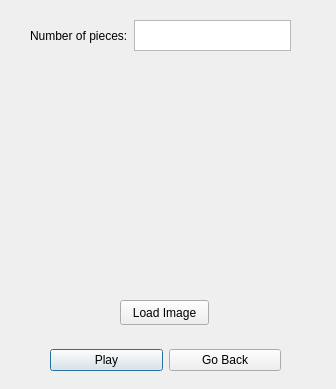
<?xml version="1.0" encoding="UTF-8"?>
<ui version="4.0">
 <class>GPSettings</class>
 <widget class="QDialog" name="GPSettings">
  <property name="geometry">
   <rect>
    <x>0</x>
    <y>0</y>
    <width>336</width>
    <height>389</height>
   </rect>
  </property>
  <property name="windowTitle">
   <string>Dialog</string>
  </property>
  <widget class="QWidget" name="horizontalLayoutWidget">
   <property name="geometry">
    <rect>
     <x>50</x>
     <y>340</y>
     <width>231</width>
     <height>41</height>
    </rect>
   </property>
   <layout class="QHBoxLayout" name="horizontalLayout">
    <item>
     <widget class="QPushButton" name="GP_Play">
      <property name="text">
       <string>Play</string>
      </property>
     </widget>
    </item>
    <item>
     <widget class="QPushButton" name="GP_Back">
      <property name="text">
       <string>Go Back</string>
      </property>
     </widget>
    </item>
   </layout>
  </widget>
  <widget class="QWidget" name="horizontalLayoutWidget_2">
   <property name="geometry">
    <rect>
     <x>30</x>
     <y>20</y>
     <width>261</width>
     <height>31</height>
    </rect>
   </property>
   <layout class="QHBoxLayout" name="horizontalLayout_2">
    <item>
     <widget class="QLabel" name="label">
      <property name="text">
       <string>Number of pieces:</string>
      </property>
     </widget>
    </item>
    <item>
     <widget class="QTextEdit" name="textEdit">
      <property name="html">
       <string>&lt;!DOCTYPE HTML PUBLIC &quot;-//W3C//DTD HTML 4.0//EN&quot; &quot;http://www.w3.org/TR/REC-html40/strict.dtd&quot;&gt;
&lt;html&gt;&lt;head&gt;&lt;meta name=&quot;qrichtext&quot; content=&quot;1&quot; /&gt;&lt;style type=&quot;text/css&quot;&gt;
p, li { white-space: pre-wrap; }
&lt;/style&gt;&lt;/head&gt;&lt;body style=&quot; font-family:'Ubuntu'; font-size:11pt; font-weight:400; font-style:normal;&quot;&gt;
&lt;p align=&quot;center&quot; style=&quot;-qt-paragraph-type:empty; margin-top:0px; margin-bottom:0px; margin-left:0px; margin-right:0px; -qt-block-indent:0; text-indent:0px;&quot;&gt;&lt;br /&gt;&lt;/p&gt;&lt;/body&gt;&lt;/html&gt;</string>
      </property>
     </widget>
    </item>
   </layout>
  </widget>
  <widget class="QPushButton" name="ImageButton">
   <property name="geometry">
    <rect>
     <x>120</x>
     <y>300</y>
     <width>89</width>
     <height>25</height>
    </rect>
   </property>
   <property name="text">
    <string>Load Image</string>
   </property>
  </widget>
  <widget class="QLabel" name="ImageView">
   <property name="geometry">
    <rect>
     <x>30</x>
     <y>70</y>
     <width>261</width>
     <height>211</height>
    </rect>
   </property>
   <property name="text">
    <string/>
   </property>
  </widget>
 </widget>
 <resources/>
 <connections/>
</ui>
